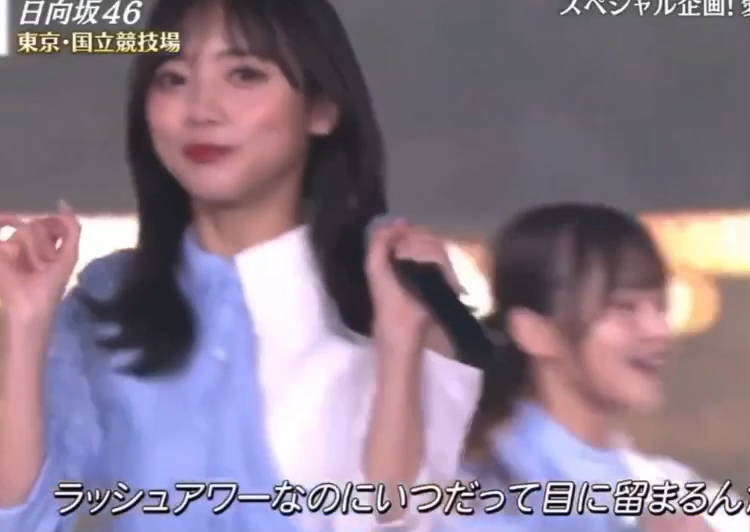
//> input picture frame 12 of OpenCV_for_Cpp/examples/Kyoko.mov, 750 x 532 px
$ ./video_gray   (built with g++ and OpenCV 4)
//> lines starting //> are read from the running program, lines starting //| are printed output that depends on the picture; after the words box and inside, x2 and y2 are one past the last pixel; in counts of white or black regions, pixels touching at a corner belong together
#include <iostream>
#include <opencv2/opencv.hpp>

using namespace std;
using namespace cv;

int main(){
    // ビデオファイル読み込み
    auto input="../examples/Kyoko.mov";
    auto output="output.mp4";
    VideoCapture cap(input);
    if(!cap.isOpened()){
        cout << "cannot open a video file!";
        cin.get();
        return -1;
    }
    // 元動画のサイズ，FPSを取得しておく(サイズが不一致だとエラーになる)
    auto width = int(cap.get(CAP_PROP_FRAME_WIDTH));
    auto height = int(cap.get(CAP_PROP_FRAME_HEIGHT));
    auto fps = cap.get(CAP_PROP_FPS);
    // auto fps=30;
    cout << "width: " << width << endl;
    cout << "height: " << height << endl;
    cout << "fps: " << fps << endl;

    // 保存するビデオファイルの設定
    VideoWriter rec(output,
    VideoWriter::fourcc('m','p','4','v'), fps, Size(width,height));

    // Matオブジェクト生成, src:元画像、gray:グレースケール画像、dst:拡張子指定した出力画像
    Mat src, gray, dst;

    while(1){
        cap >> src;
//> src is the input picture: 532 rows x 750 cols, CV_8UC3; mean B, G, R 136.2, 121.6, 137
        if(src.empty()){
            break;
        }

        // グレースケール、二値化、3chに変換
        cvtColor(src, gray, COLOR_BGR2GRAY);
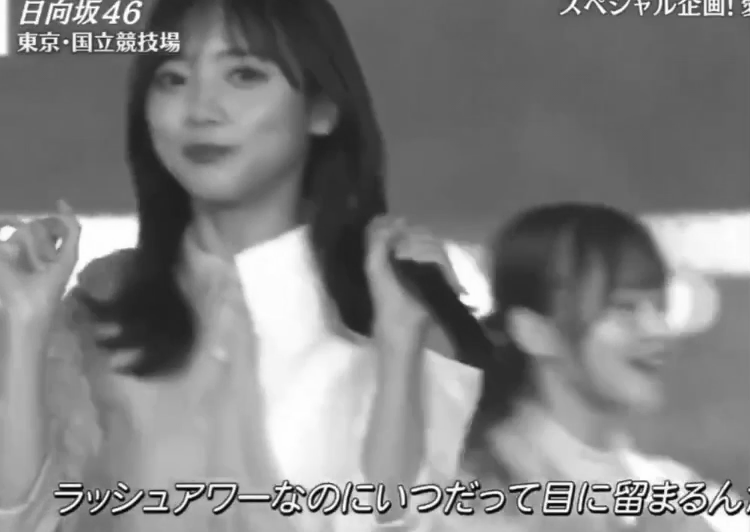
//> gray: 532 rows x 750 cols, CV_8UC1; min 1, max 255, mean 127.9
        threshold(gray, gray, 128, 255, THRESH_BINARY);
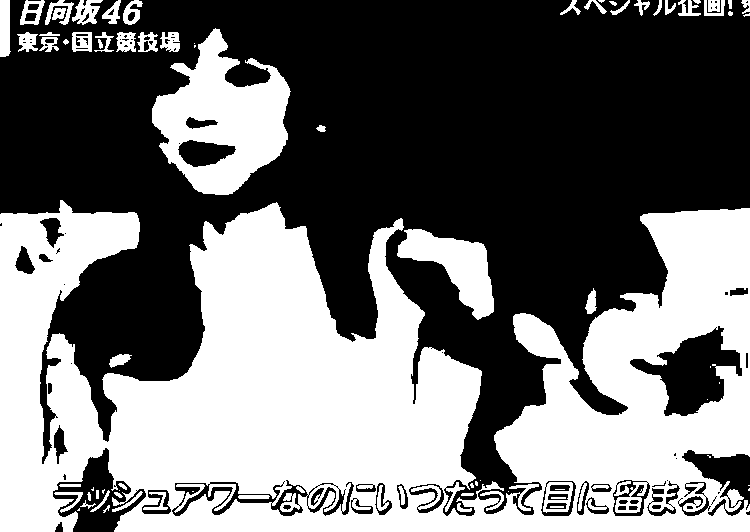
//> gray: 532 rows x 750 cols, CV_8UC1; 44.4% white; 75 white regions (20 under 20 px), largest, box (x1, y1, x2, y2) and area: (0, 200, 750, 532) 153753, (152, 28, 291, 195) 12417, (397, 229, 494, 320) 3983
        cvtColor(gray, dst, COLOR_GRAY2BGR);
        imshow("Input video", src);
        imshow("Output video", dst);

        rec << dst;
        // ESCキーで終了
        if(waitKey(30)==27){
//> the Esc key is pressed
            break;
        }
    }

    return 0;
}

$ run again, starting later in the video
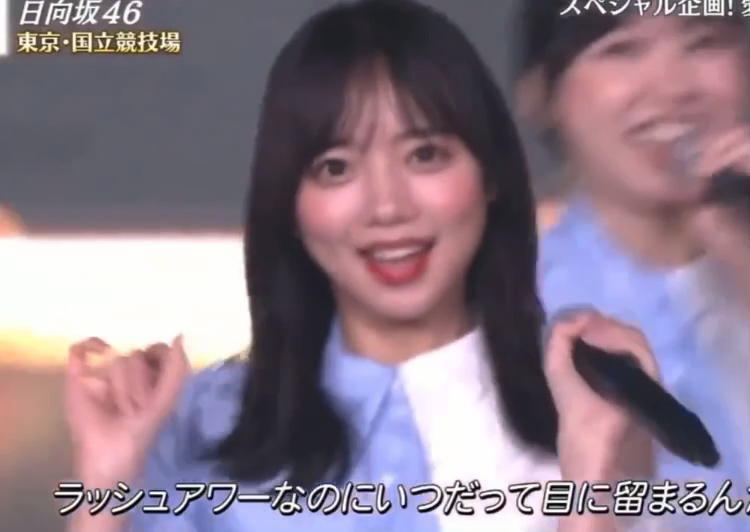
//> input picture frame 56 of OpenCV_for_Cpp/examples/Kyoko.mov, 750 x 532 px
//> src is the input picture: 532 rows x 750 cols, CV_8UC3; mean B, G, R 135.4, 121.7, 138.8
//> `cvtColor(src, gray, COLOR_BGR2GRAY);`:
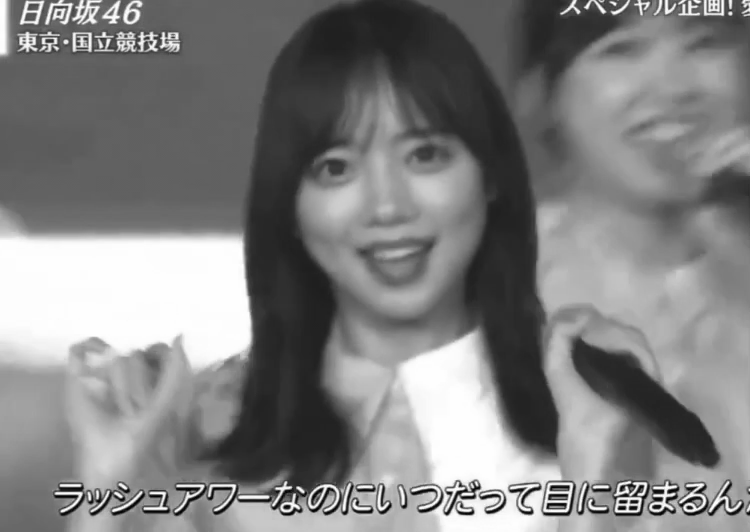
//> gray: 532 rows x 750 cols, CV_8UC1; min 0, max 255, mean 128.3
//> `threshold(gray, gray, 128, 255, THRESH_BINARY);`:
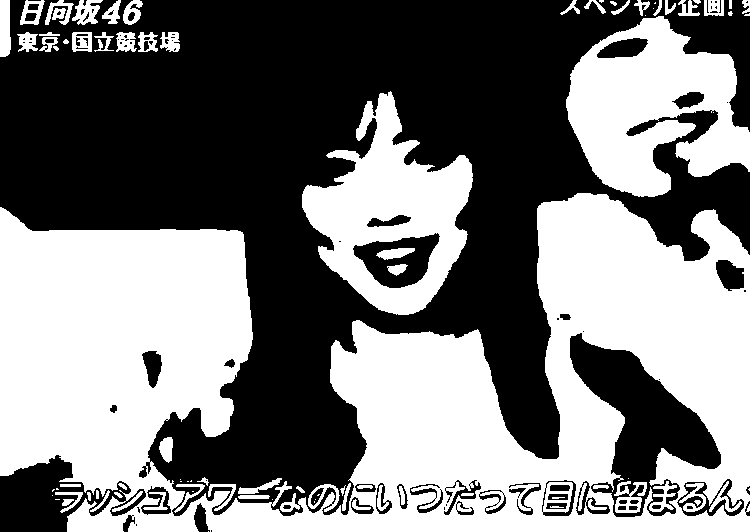
//> gray: 532 rows x 750 cols, CV_8UC1; 47.6% white; 89 white regions (23 under 20 px), largest, box (x1, y1, x2, y2) and area: (0, 193, 750, 532) 142397, (566, 16, 750, 197) 20268, (302, 91, 473, 315) 17883

$ run again, starting later in the video
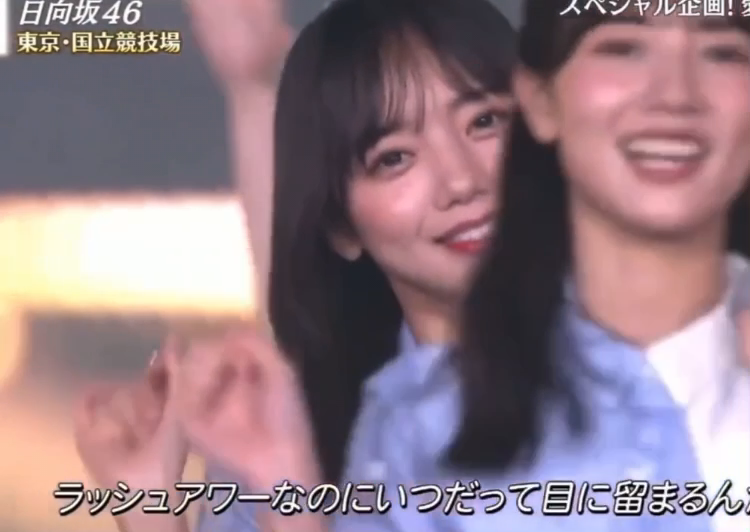
//> input picture frame 100 of OpenCV_for_Cpp/examples/Kyoko.mov, 750 x 532 px
//> src is the input picture: 532 rows x 750 cols, CV_8UC3; mean B, G, R 132.5, 123.4, 146.9
//> `cvtColor(src, gray, COLOR_BGR2GRAY);`:
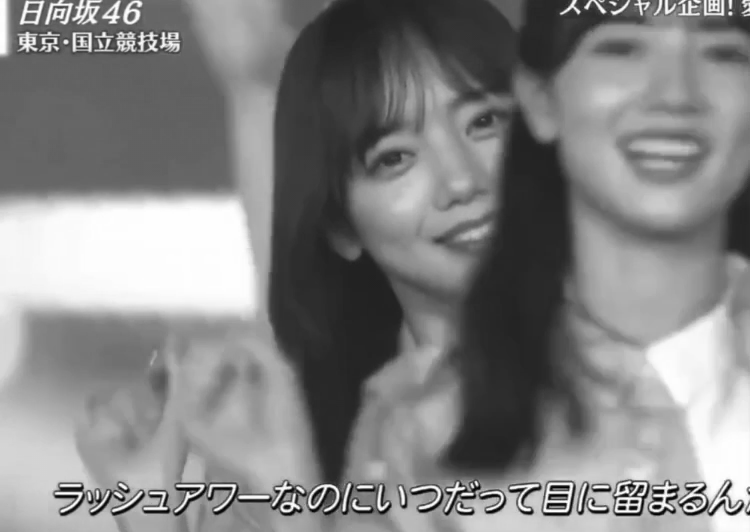
//> gray: 532 rows x 750 cols, CV_8UC1; min 0, max 255, mean 131.4
//> `threshold(gray, gray, 128, 255, THRESH_BINARY);`:
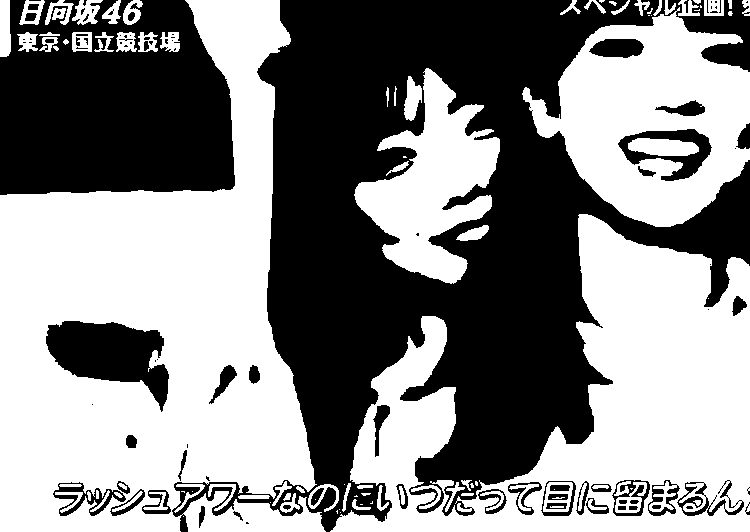
//> gray: 532 rows x 750 cols, CV_8UC1; 53.2% white; 96 black regions (47 under 20 px), largest, box (x1, y1, x2, y2) and area: (172, 0, 750, 532) 132235, (0, 0, 235, 195) 37771, (46, 321, 169, 412) 6193
